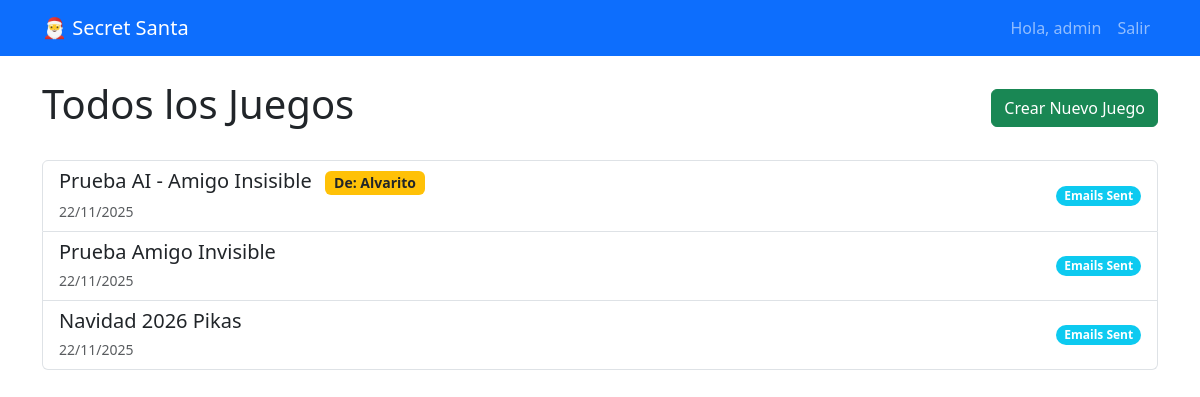
Before: / (signed in) with the older database file.
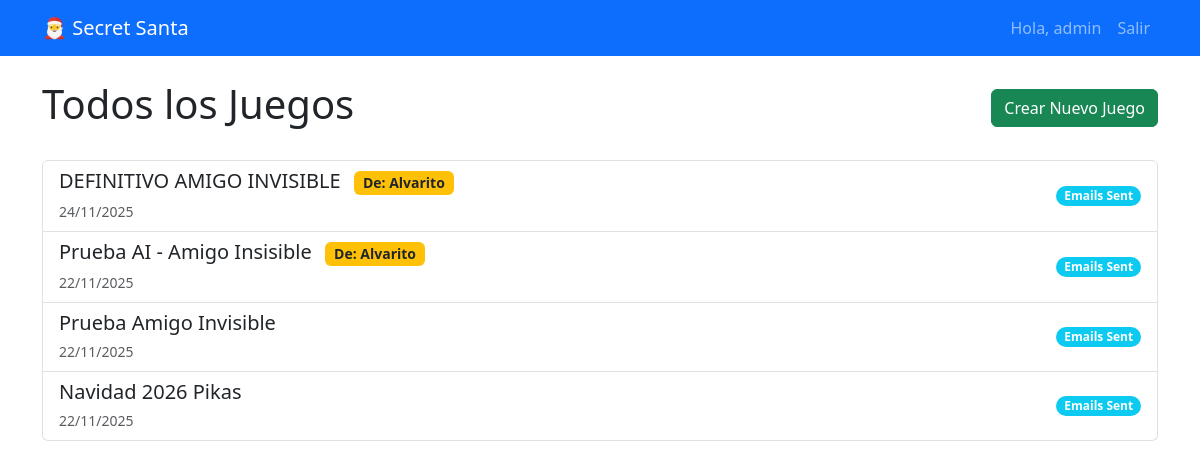
After: the same page with the newer database file.
### secretsanta/models.py (models this page shows, shortened)
class Game(models.Model):
    class Status(models.TextChoices):
        DRAFT = 'draft', _('Draft')
        DRAWN = 'drawn', _('Drawn')
        EMAILS_SENT = 'emails_sent', _('Emails Sent')
        EMAILS_ERROR = 'emails_error', _('Emails Error')
    owner = models.ForeignKey(User, on_delete=models.CASCADE, related_name='games')
    name = models.CharField(max_length=200)
    description = models.TextField(blank=True)
    created_at = models.DateTimeField(auto_now_add=True)
    updated_at = models.DateTimeField(auto_now=True)
    status = models.CharField(
        max_length=20,
        choices=Status.choices,
        default=Status.DRAFT,
    )

### secretsanta/views.py (the view)
# urls.py: path('', views.GameListView.as_view(), name='game_list'),
class GameListView(LoginRequiredMixin, ListView):
    model = Game
    template_name = 'secretsanta/game_list.html'
    context_object_name = 'games'
    def get_queryset(self):
        if self.request.user.is_superuser:
            return Game.objects.all().order_by('-created_at')
        return Game.objects.filter(owner=self.request.user).order_by('-created_at')

### secretsanta/templates/secretsanta/game_list.html
{% extends 'base.html' %}
{% block content %}
<div class="d-flex justify-content-between align-items-center mb-4">
    <h1>{% if user.is_superuser %}Todos los Juegos{% else %}Mis Juegos{% endif %}</h1>
    <a href="{% url 'game_add' %}" class="btn btn-success">Crear Nuevo Juego</a>
</div>
{% if games %}
<div class="list-group">
    {% for game in games %}
    <a href="{% url 'game_detail' game.pk %}"
        class="list-group-item list-group-item-action d-flex justify-content-between align-items-center">
        <div>
            <h5 class="mb-1">
                {{ game.name }}
                {% if user.is_superuser and game.owner != user %}
                <span class="badge bg-warning text-dark ms-2" style="font-size: 0.7em;">De: {{ game.owner.username }}</span>
                {% endif %}
            </h5>
            <small class="text-muted">{{ game.created_at|date:"d/m/Y" }}</small>
        </div>
        <span
            class="badge bg-{% if game.status == 'draft' %}secondary{% elif game.status == 'drawn' %}primary{% else %}info{% endif %} rounded-pill">
            {{ game.get_status_display }}
        </span>
    </a>
    {% endfor %}
</div>
{% else %}
<div class="alert alert-info">
    No tienes juegos creados. ¡Crea uno para empezar!
</div>
{% endif %}
{% endblock %}

Changed rows visible on the page:
added Game: name "DEFINITIVO AMIGO INVISIBLE", owner.username "Alvarito", created_at "24/11/2025", status "Emails Sent"
